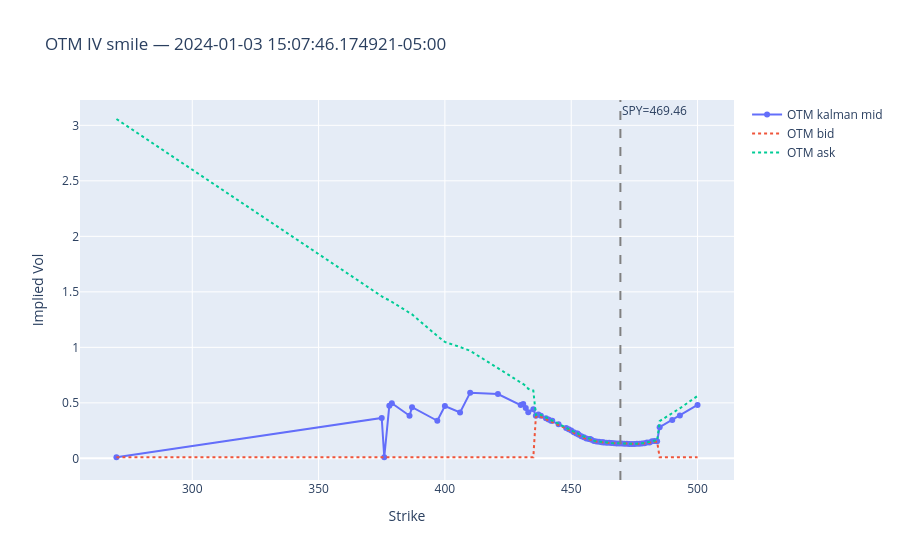

Notebook source saved alongside this figure:
### Code cell
spy_mid = df_spy.filter(pl.col("ts_ns") <= snapshot_ts)["price"][-1]

otm_strikes = sorted(set(strikes_C) | set(strikes_P))
otm_mid, otm_bid, otm_ask = [], [], []

for k in otm_strikes:
    K_int = int(k)
    has_C = f"kalman_iv_{K_int}_C" in row.columns
    has_P = f"kalman_iv_{K_int}_P" in row.columns

    bid_C = row[f"bid_iv_{K_int}_C"][0] if has_C else None
    ask_C = row[f"ask_iv_{K_int}_C"][0] if has_C else None
    bid_P = row[f"bid_iv_{K_int}_P"][0] if has_P else None
    ask_P = row[f"ask_iv_{K_int}_P"][0] if has_P else None

    if has_C and has_P and None not in (bid_C, ask_C, bid_P, ask_P):
        i_bid = max(bid_C, bid_P)
        i_ask = min(ask_C, ask_P)
        if i_bid <= i_ask:
            # spreads overlap → use intersection
            otm_bid.append(i_bid)
            otm_ask.append(i_ask)
            otm_mid.append((i_bid + i_ask) / 2)
        else:
            # no overlap → use OTM leg
            if k > spy_mid:
                otm_bid.append(bid_C)
                otm_ask.append(ask_C)
                otm_mid.append(row[f"kalman_iv_{K_int}_C"][0])
            else:
                otm_bid.append(bid_P)
                otm_ask.append(ask_P)
                otm_mid.append(row[f"kalman_iv_{K_int}_P"][0])
    elif has_C and None not in (bid_C, ask_C):
        otm_bid.append(bid_C)
        otm_ask.append(ask_C)
        otm_mid.append(row[f"kalman_iv_{K_int}_C"][0])
    elif has_P and None not in (bid_P, ask_P):
        otm_bid.append(bid_P)
        otm_ask.append(ask_P)
        otm_mid.append(row[f"kalman_iv_{K_int}_P"][0])
    else:
        otm_bid.append(None)
        otm_ask.append(None)
        otm_mid.append(None)

fig = go.Figure()
fig.add_trace(go.Scatter(x=otm_strikes, y=otm_mid, mode="lines+markers", name="OTM kalman mid"))
fig.add_trace(
    go.Scatter(x=otm_strikes, y=otm_bid, mode="lines", name="OTM bid", line=dict(dash="dot"))
)
fig.add_trace(
    go.Scatter(x=otm_strikes, y=otm_ask, mode="lines", name="OTM ask", line=dict(dash="dot"))
)
fig.add_vline(x=spy_mid, line_dash="dash", line_color="gray", annotation_text=f"SPY={spy_mid:.2f}")
fig.update_layout(
    title=f"OTM IV smile — {snapshot_ts}",
    xaxis_title="Strike",
    yaxis_title="Implied Vol",
)
fig.show()

### Figure 1 — Plotly figure (JSON) as saved in the notebook; plotly's stock layout.template omitted (floating-point values rounded to 4 significant figures)
{"data": [{"mode": "lines+markers", "name": "OTM kalman mid", "type": "scatter", "x": [270, 375, 376, 378, 379, 386, 387, 397, 400, 406, 410, 421, 430, 431, 432, 433, 435, 436, 437, 438, 440, 441, 442, 442.5, 445, 448, 449, 450, 451, 452, 452.5, 453, 454, 455, 456, 457, 457.5, 458, 459, 460, 461, 462, 462.5, 463, 464, 465, 466, 467, 468, 469, 470, 471, 472, 473, 474, 475, 476, 477, 478, 479, 480, 481, 482, 483, 484, 485, 490, 493, 500], "y": [0.01, 0.3645, 0.01, 0.4736, 0.4963, 0.384, 0.4606, 0.3387, 0.4717, 0.413, 0.5918, 0.5791, 0.4803, 0.4892, 0.454, 0.415, 0.4434, 0.3829, 0.3942, 0.3833, 0.361, 0.3506, 0.3393, 0.3393, 0.3068, 0.2732, 0.2627, 0.252, 0.2357, 0.2235, 0.2235, 0.2116, 0.2001, 0.1896, 0.1779, 0.1747, 0.1747, 0.1677, 0.1568, 0.1521, 0.1492, 0.1457, 0.1457, 0.1429, 0.1409, 0.1396, 0.1383, 0.1365, 0.135, 0.134, 0.1329, 0.1314, 0.1308, 0.1298, 0.1298, 0.13, 0.1312, 0.1321, 0.1347, 0.137, 0.142, 0.143, 0.1539, 0.1561, 0.1537, 0.2813, 0.3454, 0.3861, 0.4811]}, {"line": {"dash": "dot"}, "mode": "lines", "name": "OTM bid", "type": "scatter", "x": [270, 375, 376, 378, 379, 386, 387, 397, 400, 406, 410, 421, 430, 431, 432, 433, 435, 436, 437, 438, 440, 441, 442, 442.5, 445, 448, 449, 450, 451, 452, 452.5, 453, 454, 455, 456, 457, 457.5, 458, 459, 460, 461, 462, 462.5, 463, 464, 465, 466, 467, 468, 469, 470, 471, 472, 473, 474, 475, 476, 477, 478, 479, 480, 481, 482, 483, 484, 485, 490, 493, 500], "y": [0.01, 0.01, 0.01, 0.01, 0.01, 0.01, 0.01, 0.01, 0.01, 0.01, 0.01, 0.01, 0.01, 0.01, 0.01, 0.01, 0.01, 0.3731, 0.384, 0.3744, 0.3529, 0.3422, 0.3316, 0.3316, 0.2996, 0.2666, 0.2559, 0.2458, 0.2294, 0.2178, 0.2178, 0.2059, 0.1949, 0.1847, 0.173, 0.1712, 0.1712, 0.1649, 0.1541, 0.15, 0.1477, 0.1445, 0.1445, 0.1419, 0.1402, 0.1391, 0.1378, 0.136, 0.1347, 0.1336, 0.1325, 0.1311, 0.1304, 0.1293, 0.1292, 0.1294, 0.1303, 0.1309, 0.1331, 0.1348, 0.1395, 0.139, 0.1496, 0.1517, 0.1493, 0.01, 0.01, 0.01, 0.01]}, {"line": {"dash": "dot"}, "mode": "lines", "name": "OTM ask", "type": "scatter", "x": [270, 375, 376, 378, 379, 386, 387, 397, 400, 406, 410, 421, 430, 431, 432, 433, 435, 436, 437, 438, 440, 441, 442, 442.5, 445, 448, 449, 450, 451, 452, 452.5, 453, 454, 455, 456, 457, 457.5, 458, 459, 460, 461, 462, 462.5, 463, 464, 465, 466, 467, 468, 469, 470, 471, 472, 473, 474, 475, 476, 477, 478, 479, 480, 481, 482, 483, 484, 485, 490, 493, 500], "y": [3.057, 1.463, 1.445, 1.424, 1.409, 1.305, 1.297, 1.102, 1.048, 1.003, 0.9688, 0.8124, 0.6841, 0.6695, 0.6548, 0.6267, 0.6104, 0.3908, 0.4022, 0.3922, 0.3691, 0.358, 0.3471, 0.3471, 0.314, 0.2798, 0.2687, 0.2582, 0.2412, 0.2291, 0.2291, 0.2167, 0.2053, 0.1946, 0.1828, 0.1782, 0.1782, 0.1706, 0.1595, 0.1541, 0.1508, 0.1469, 0.1469, 0.1438, 0.1416, 0.1402, 0.1388, 0.1369, 0.1353, 0.1343, 0.1332, 0.1318, 0.1312, 0.1302, 0.1303, 0.1307, 0.132, 0.1333, 0.1362, 0.1391, 0.1445, 0.1471, 0.1582, 0.1604, 0.1578, 0.3357, 0.4076, 0.4508, 0.5625]}], "layout": {"annotations": [{"showarrow": false, "text": "SPY=469.46", "x": 469.5, "xanchor": "left", "xref": "x", "y": 1, "yanchor": "top", "yref": "y domain"}], "shapes": [{"line": {"color": "gray", "dash": "dash"}, "type": "line", "x0": 469.5, "x1": 469.5, "xref": "x", "y0": 0, "y1": 1, "yref": "y domain"}], "title": {"text": "OTM IV smile — 2024-01-03 15:07:46.174921-05:00"}, "xaxis": {"title": {"text": "Strike"}}, "yaxis": {"title": {"text": "Implied Vol"}}}}
